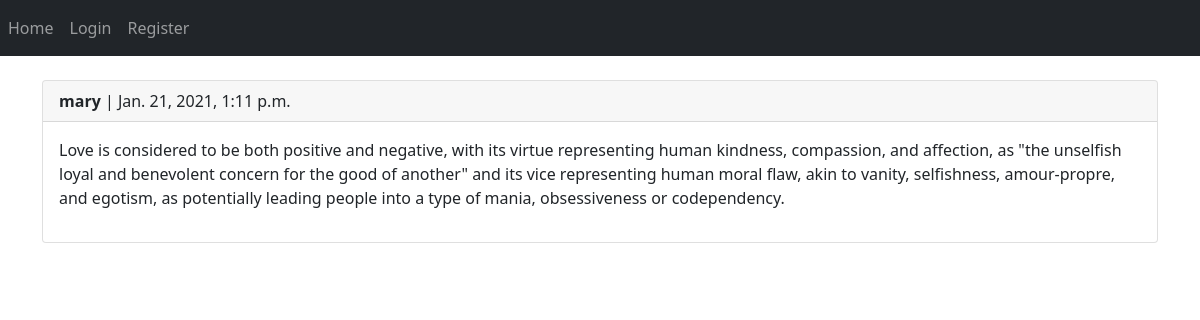
Screenshot of /2021/1/21/love-meaning with the database file from the repository.
### posts/models.py (models this page shows, shortened)
class Post(models.Model):
    user = models.ForeignKey(User, on_delete=models.CASCADE)
    body = models.TextField(max_length=500)
    slug = models.SlugField(max_length=200)
    created = models.DateTimeField(auto_now_add=True)

### posts/views.py (the view)
# urls.py: path('<int:year>/<int:month>/<int:day>/<slug:slug>', views.post_detail, name='post_detail'),
def post_detail(request, year, month, day, slug):
    post = get_object_or_404(Post,created__year=year, created__month=month, created__day=day, slug=slug)
    return render(request, 'posts/post_detail.html', {'post': post})

### posts/templates/posts/post_detail.html (shortened to what this page needs)
{% extends 'base.html' %}
{% block content %}
<div class="card">
    <p class="card-header"><b> {{ post.user }} </b>| {{ post.created }} </p>
    <p class="card-body">{{ post.body }} </p>
</div>
{% endblock %}

### rows the page displays
Post: user "mary", created "Jan. 21, 2021, 1:11 p.m.", body "Love is considered to be both positive and negative, with its virtue representing human kindness, compassion, and affection, as \"the unselfish loyal and benevolent concern for the good of another\" and its vice representing human moral flaw, akin to vanity, selfishness, amour-propre, and egotism, as potentially leading people into a type of mania, obsessiveness or codependency."
